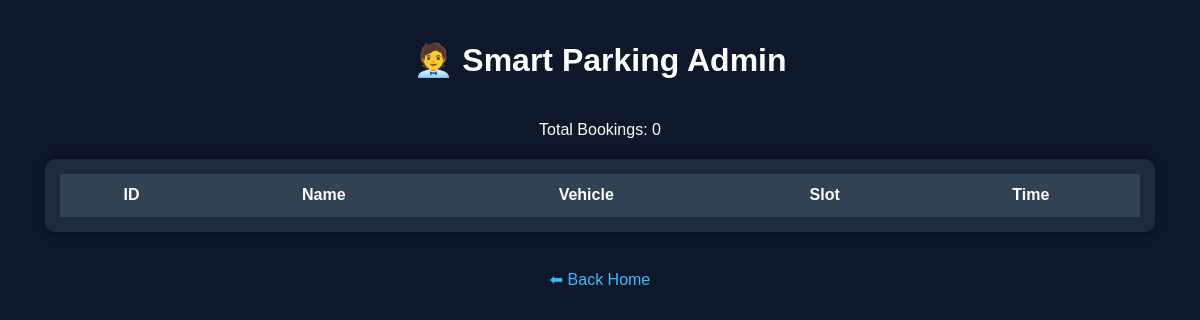
Before: /admin (signed in) with the older database file.
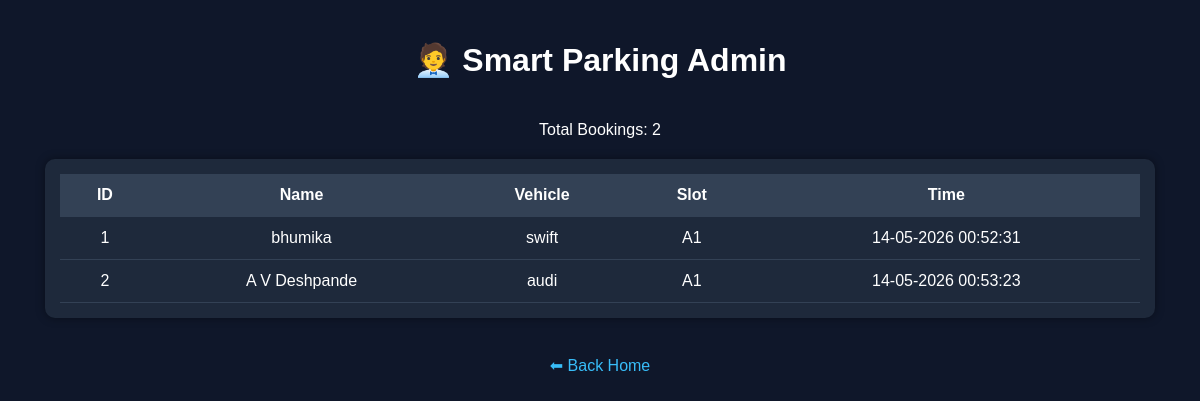
After: the same page with the newer database file.
### tables this page shows
CREATE TABLE bookings(
    id INTEGER PRIMARY KEY AUTOINCREMENT,
    username TEXT,
    vehicle_number TEXT,
    slot TEXT,
    booking_time TEXT
);

### app.py (the view)
@app.route("/admin")
def admin():
    if "user" not in session:
        return redirect("/login")
    cur.execute("SELECT * FROM bookings")
    data = cur.fetchall()
    return render_template("admin.html", data=data, total=len(data))

### templates/admin.html (shortened to what this page needs)
<!DOCTYPE html>
<html>
<head>
</head>
<body>
<h1>🧑‍💼 Smart Parking Admin</h1>
<p>Total Bookings: {{ total }}</p>
<div class="card">
<table>
    <tr>
        <th>ID</th>
        <th>Name</th>
        <th>Vehicle</th>
        <th>Slot</th>
        <th>Time</th>
    </tr>
    {% for b in data %}
    <tr>
        <td>{{ b[0] }}</td>
        <td>{{ b[1] }}</td>
        <td>{{ b[2] }}</td>
        <td>{{ b[3] }}</td>
        <td>{{ b[4] }}</td>
    </tr>
    {% endfor %}
</table>
</div>
<br>
<a href="/">⬅ Back Home</a>
</body>
</html>

### templates/admin.html (style rules this page uses)
body { font-family:Arial; background:#0f172a; color:white; text-align:center; margin:0; }
h1 { padding:20px; }
.card { background:#1e293b; padding:15px; margin:20px auto; width:90%; border-radius:10px; box-shadow:0 0 10px rgba(0,0,0,0.4); }
table { width:100%; border-collapse:collapse; }
th, td { padding:12px; border-bottom:1px solid #334155; }
th { background:#334155; }
a { color:#38bdf8; text-decoration:none; }

Changed rows visible on the page:
added bookings: id "1", username "bhumika", vehicle_number "swift", slot "A1", booking_time "14-05-2026 00:52:31"
added bookings: id "2", username "A V Deshpande", vehicle_number "audi", slot "A1", booking_time "14-05-2026 00:53:23"
Other visible differences:
{{ total }}: "0" → "2"
